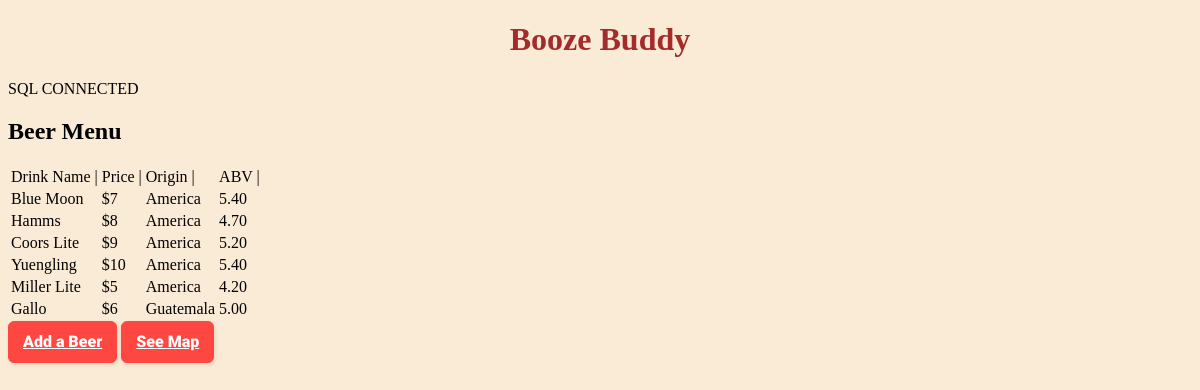
Page /app/index.php on the committed database.
### tables this page shows
CREATE TABLE Store_Bev
(
	StoreID int NULL,
	Price int,
	AlcID int NOT NULL AUTO_INCREMENT,
	 
	PRIMARY KEY (StoreID, AlcID),
	FOREIGN KEY (AlcID) REFERENCES Alcohol(AlcID),
	FOREIGN KEY (StoreID) REFERENCES Store(StoreID)
);

CREATE TABLE Alcohol
(
	AlcID int NOT NULL AUTO_INCREMENT,
	DrinkName varchar(35),
	ABV NUMERIC(5,2),
	BeerType varchar(20),
	COI varchar(20),
	PRIMARY KEY (AlcID)
);

### app/index.php (the view, shortened to what this page needs)
<!DOCTYPE html>
<html lang="en">
    <link rel="stylesheet" href="styles.css">
    <body>
        <header>
            <h1>Booze Buddy</h1>
        </header>
        <main>
            <?php
                $host = "localhost";
                $port = 3307;
                $user = "root";
                $password = "";
                $dbname = "boozebuddy";
                try {
                    $dbh = new PDO("mysql:host={$host};port={$port};dbname={$dbname}", $user, $password);
                    echo 'SQL CONNECTED';
                }
                catch (PDOException $e) {
                    echo 'Connection Failed: ' . $e->getMessage();
                }
            ?>
            <h2>Beer Menu</h2>
            <?php
                $select = "SELECT * FROM Alcohol INNER JOIN Store_Bev ON Alcohol.AlcID = Store_Bev.AlcID ;";
                $result = $dbh->query($select);
                echo "<table>";
                echo "<tr><td>". "Drink Name | ". "</td><td>". "Price | ". "</td><td>". "Origin | ". "</td><td>" . "ABV | " . "</td>";
                while($row = $result->fetch(PDO::FETCH_ASSOC))
                {
                    echo "<tr><td>" . htmlspecialchars($row['DrinkName']) . "</td><td>" .  "$".htmlspecialchars($row['Price']) . "</td><td>" . htmlspecialchars($row['COI']) ."</td><td>" . htmlspecialchars($row['ABV']) . "</td></tr>";
                }
                echo "</table>";
            ?>
            <a href="add.php">Add a Beer</a>
            <a href="map.php">See Map</a>
        </main>
    </body>
</html>

### app/styles.css (style rules this page uses)
html { background-color: antiquewhite; }
h1 { color: brown; font-size: 30; text-align: center; }
a { background: #FF4742; border: 1px solid #FF4742; border-radius: 6px; box-shadow: rgba(0, 0, 0, 0.1) 1px 2px 4px; box-sizing: border-box; color: #FFFFFF; cursor: pointer; display: inline-block; font-family: nunito,roboto,proxima-nova,"proxima nova",sans-serif; font-size: 16px; font-weight: 800; line-height: 16px; min-height: 40px; outline: 0; padding: 12px 14px; text-align: center; text-rendering: geometricprecision; text-transform: none; user-select: none; -webkit-user-select: none; touch-action: manipulation; vertical-align: middle; }

### rows in the picture
store_bev: AlcID.DrinkName "Blue Moon", Price "7", AlcID.COI "America", AlcID.ABV "5.40"
store_bev: AlcID.DrinkName "Hamms", Price "8", AlcID.COI "America", AlcID.ABV "4.70"
store_bev: AlcID.DrinkName "Coors Lite", Price "9", AlcID.COI "America", AlcID.ABV "5.20"
store_bev: AlcID.DrinkName "Yuengling", Price "10", AlcID.COI "America", AlcID.ABV "5.40"
store_bev: AlcID.DrinkName "Miller Lite", Price "5", AlcID.COI "America", AlcID.ABV "4.20"
store_bev: AlcID.DrinkName "Gallo", Price "6", AlcID.COI "Guatemala", AlcID.ABV "5.00"
